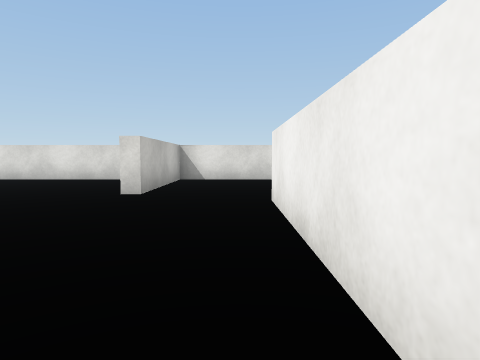
view 1 (above)

19 first-person views from a walk through a 3-D level made in the Unity game engine. The camera is 0.62 m above the floor, tilts 4° down and sees 75° across. The floor is counted in squares, 1 m on a side. Each view is taken from the middle of a square. On the plan, view 1 faces up. The plan holds only what a view shows up to about 9 squares ahead; the rest is blank. The place goes on beyond the plan. The player character is not drawn. Surface patterns are stand-ins for the level's own textures.

view 2
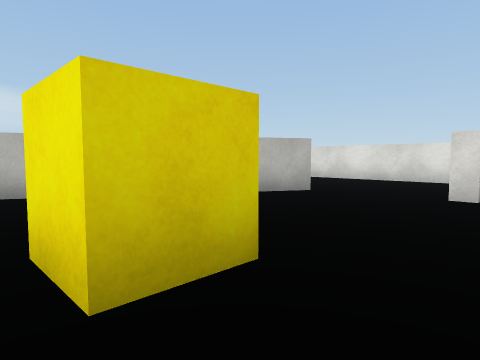

view 3
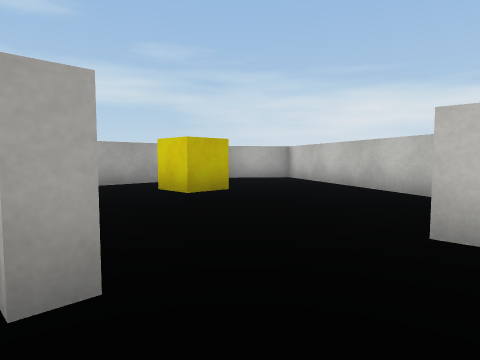

view 4
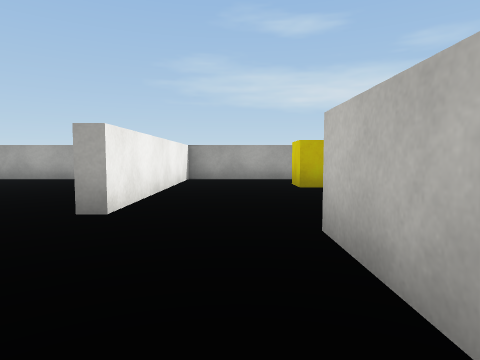

view 5
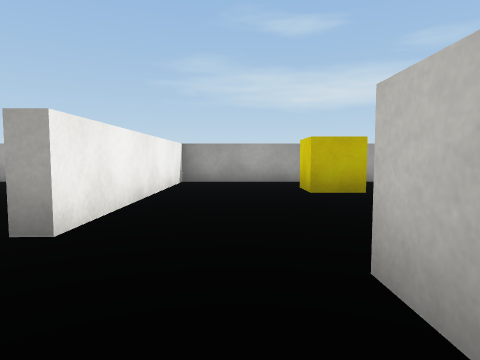

view 6
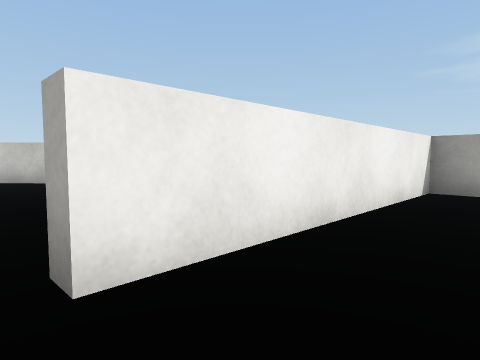

view 7
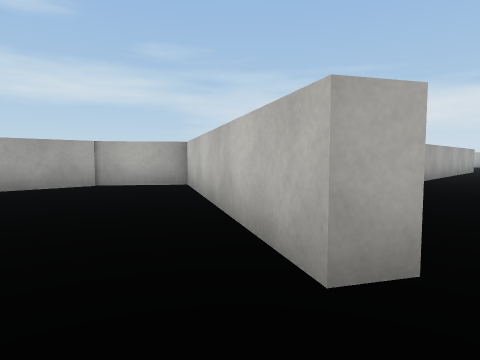

view 8
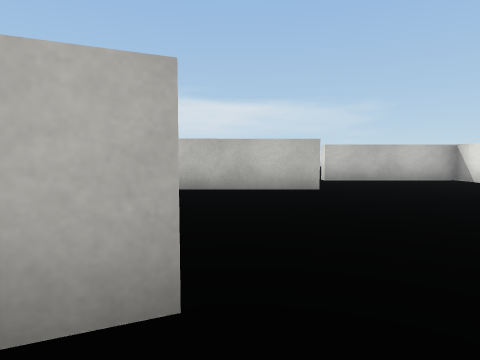

view 9
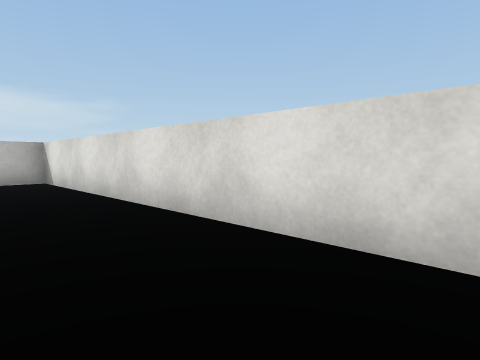

view 10
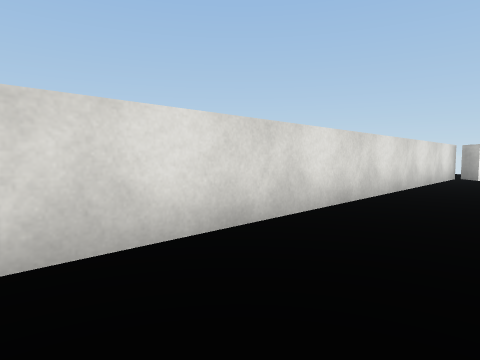

view 11
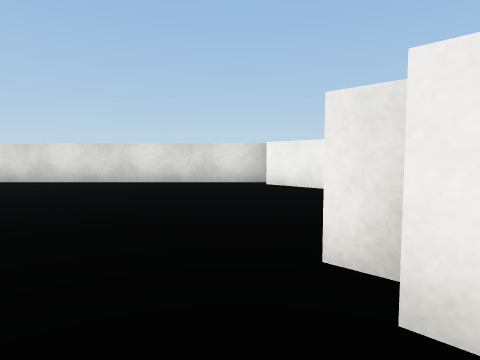

view 12
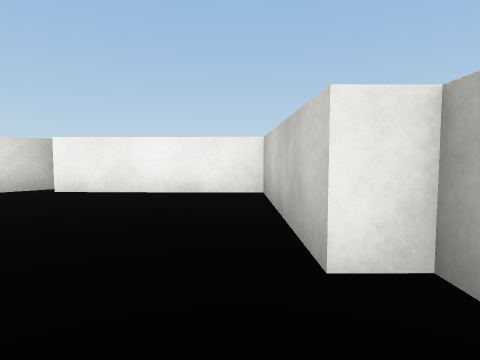

view 13
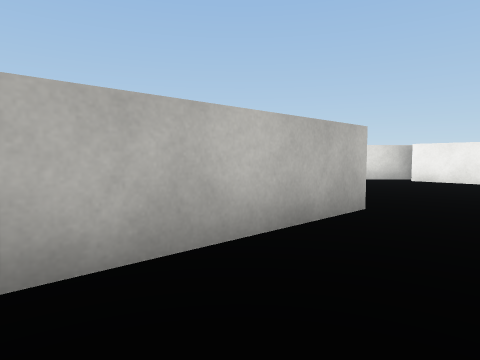

view 14
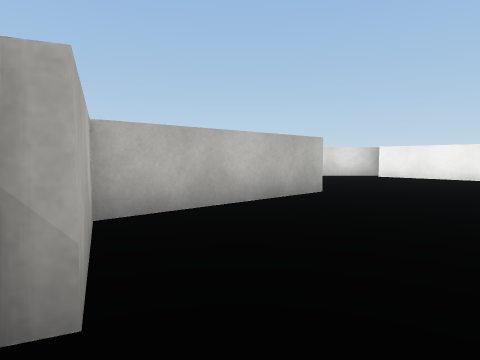

view 15
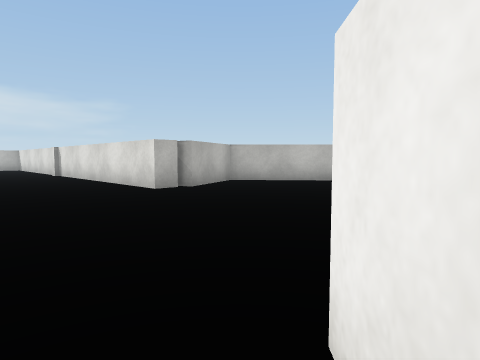

view 16
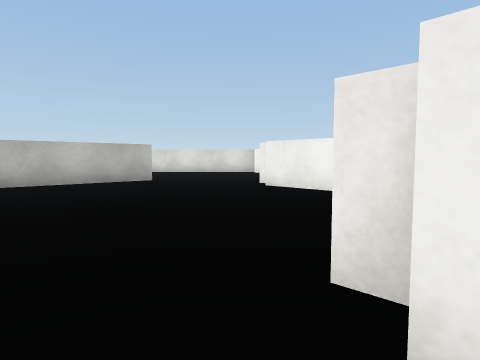

view 17
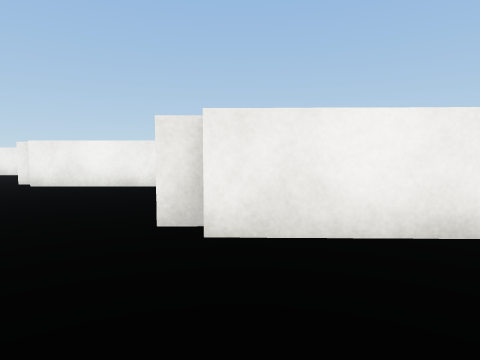

view 18
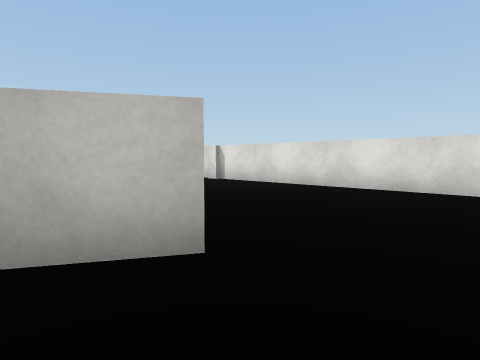

view 19
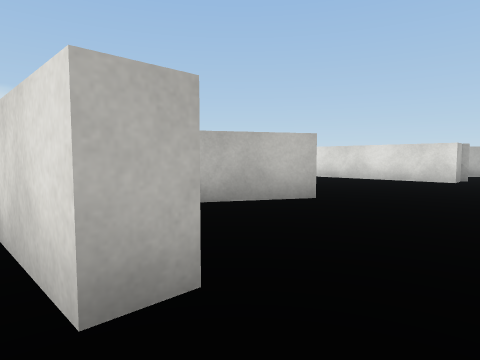

### Floor plan
Points are (right, up) in squares from view 1. A wall is a line through its corners. A room is listed if a view was taken in it or the views show most of it. See-through windows are left out.
Room 1 (views 1, 2)
walls: (-4.3, 5.3) (-7.3, 0) (-5.6, -1.4); (-5.8, -1.2) (0.5, -1.2) (0.5, 4.6)
ways out: opening at (-1.5, 4.2) to room 2; opening at (-3.5, 5) to room 3
objects: yellow cube (-3, 1)
Room 2 (views 3, 4, 5, 6, 8, 9, 10, 11, 12, 13, 14, 15, 16, 17, 18, 19)
walls: (7.8, -10) (7.8, -10.6) (6.1, -10.6); (6.5, -6.6) (5.5, -8.4); (7.3, -1.1) (7.3, -1.8) (1.4, -1.8); (12.8, -3.8) (12.4, -3.5); (14, -5.6) (12.5, -4.1); (5.8, 2.8) (6.1, 2.1); (7.8, 2.9) (8.7, 3.8); (0.5, 4.6) (0.8, 4.6) (0.8, 1.7); (9.5, 3.8) (6.6, 1.1) (7.4, -0.9) (7.1, -1.1); (14.5, 0.1) (12.5, 2.2); (12.9, 2.4) (12.5, 2.8) (15.3, 5.7) (12.6, 8.4); (13, 9) (-1.7, 9) (-1.7, 5.4) (-2.1, 5.4)
ways out: opening at (-1.5, 4.2) to room 1
Room 3 (view 7)
walls: (-13.4, 3.6) (-12.4, 3.6); (-4.9, 5.6) (-4.3, 5.3); (-2.8, 9) (-7, 9)
ways out: opening at (-3.5, 5) to room 1

Positions as (right, up) in squares from view 1, and headings:
1: (0, 0), facing up
2: (-1, 0), facing up-left
3: (1, 6), facing down-left
4: (-1, 8), facing down
5: (-1, 7), facing down
6: (-1, 5), facing down-right
7: (-3, 6), facing down-left
8: (7, 3), facing left
9: (7, 7), facing up-left
10: (2, 7), facing up-right
11: (12, 1), facing up
12: (11, 2), facing up-right
13: (8, 0), facing up
14: (8, -2), facing up
15: (13, -5), facing up-left
16: (12, -5), facing up
17: (11, -6), facing up-right
18: (8, -8), facing up-left
19: (9, -11), facing up-left
